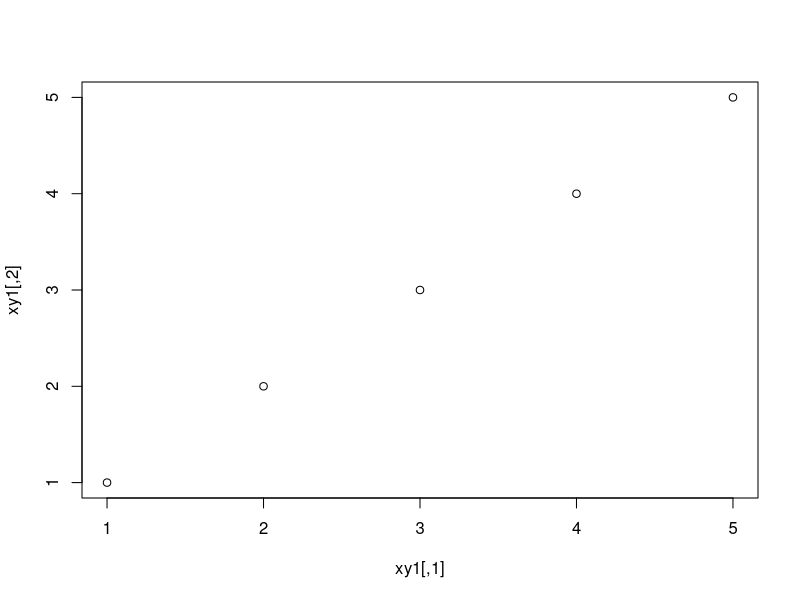
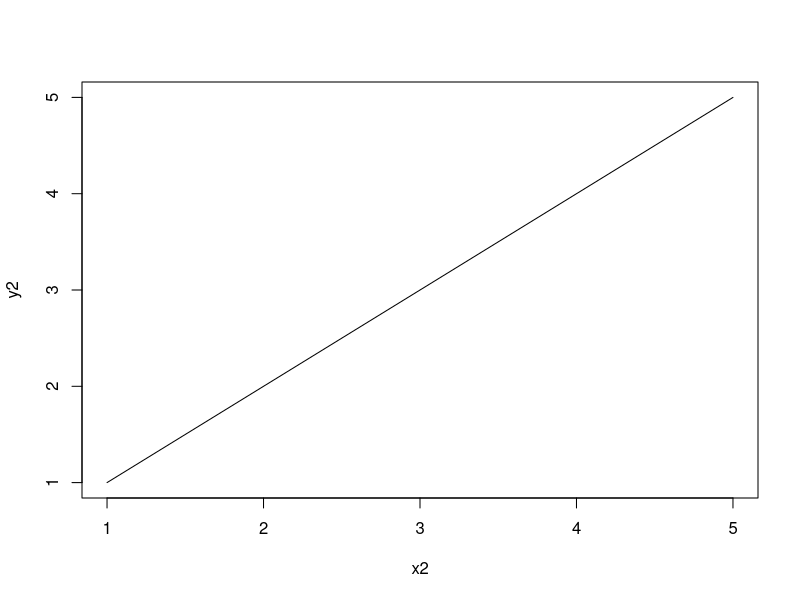
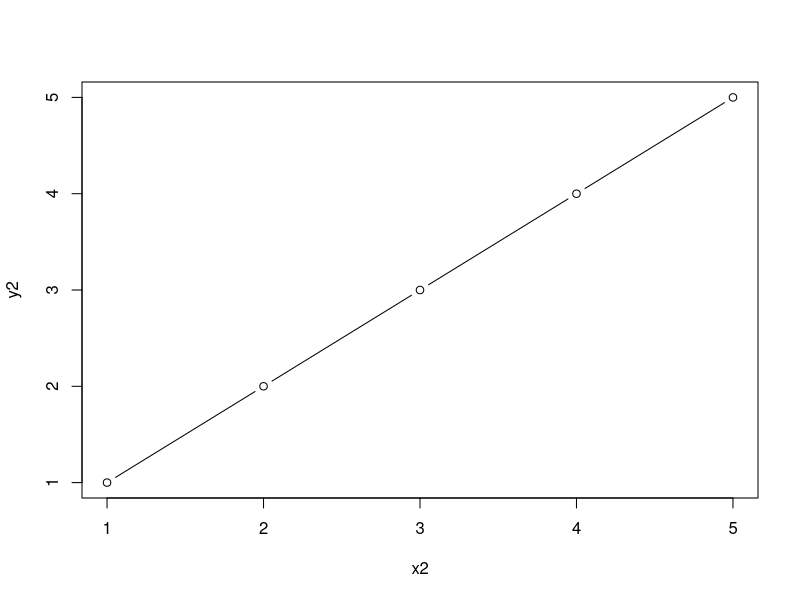
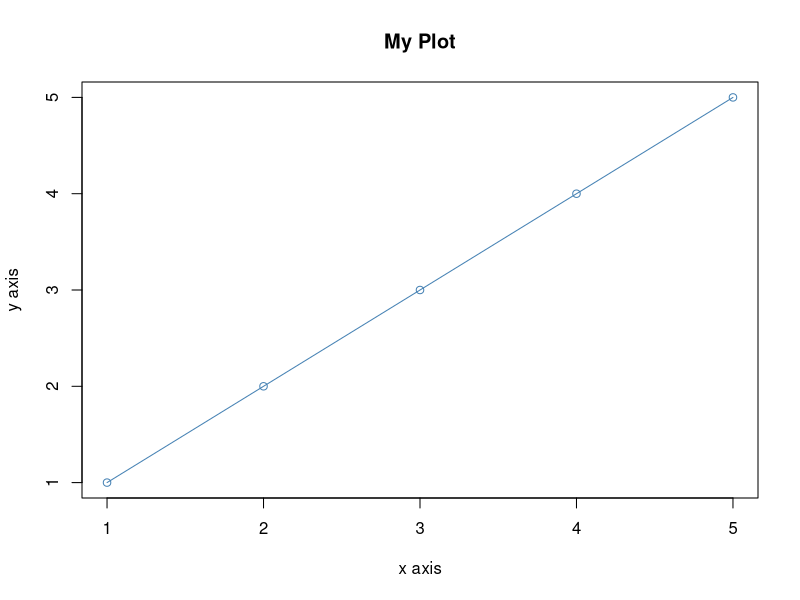
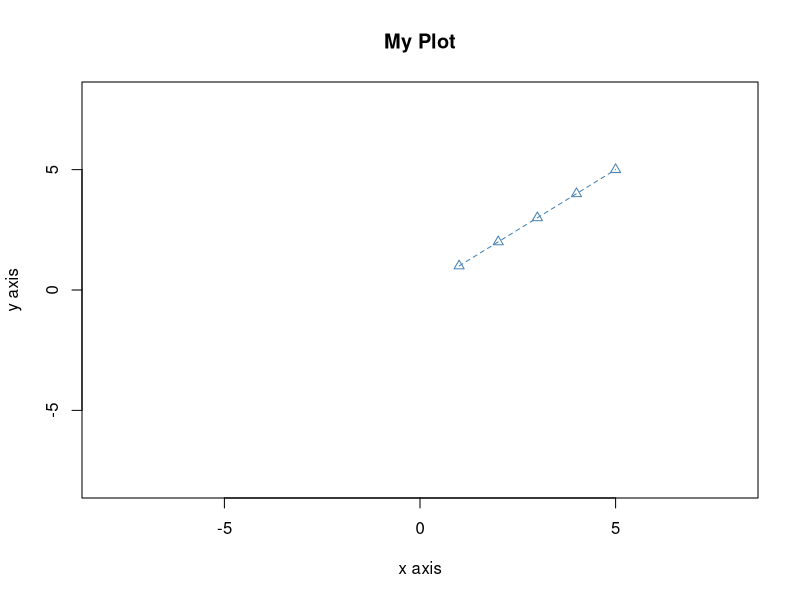
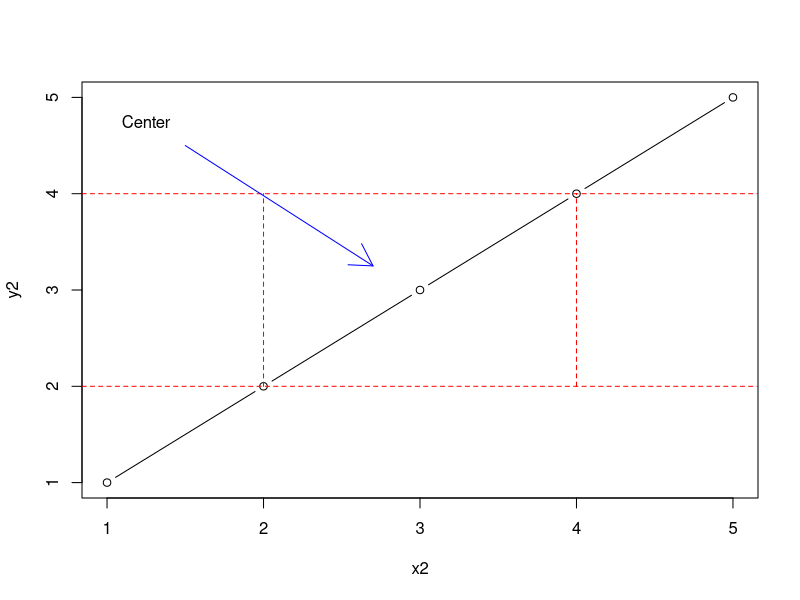
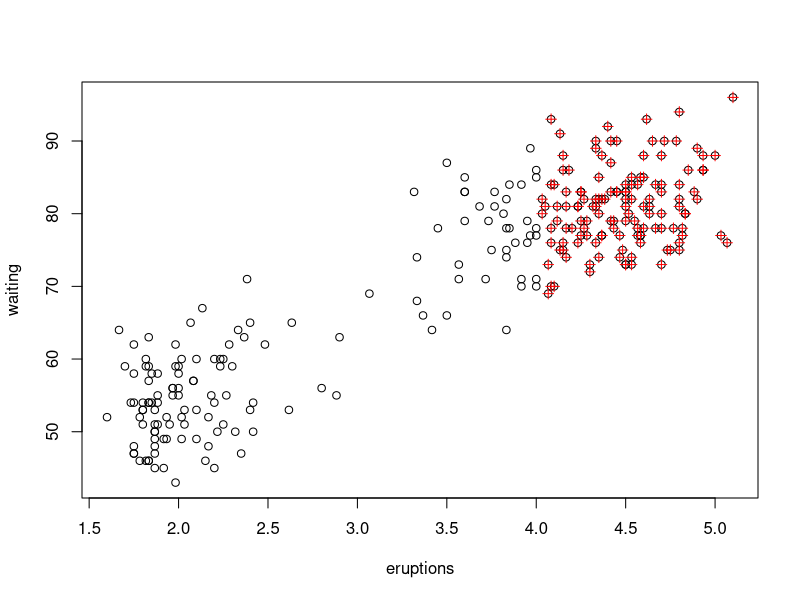

These figures' R source, in order:
# for comments xD

#assignment: can be achieved with = or <-
#example: (variable names can have . )
#header.beaver1 <- head(beaver1)
#printing a variable:
#print(header.beaver1)

#types of data in R:
#print(class(4))
#print(class(4L))
#print(class(T))
#print(class(1 + 4i))
#print(class("Sample"))
#print(class(charToRaw("Sample")))

#Arithmetic operators:
#sprintf("4 + 5 = %d" , 4 + 5)
#sprintf("4 - 5 = %d" , 4 - 5)
#sprintf("4 * 5 = %d" , 4 * 5)
#sprintf("4 / 5 = %1.3f" , 4 / 5)
#sprintf("4 %% 5 = %d" , 4 %% 5)
#sprintf("4 ^ 5 = %d" , 4^5)

##vector:
#numbers = c(3, 2, 0, 1, 8)
##print a vector:
#numbers
#numbers[1]	#1 based not 0
#length(numbers)
#numbers[length(numbers)]
#numbers[-1]
#numbers[c(1,2)]
#numbers[2:3]
#numbers[5] = 1
#numbers[c(4,5)] = 2
#numbers
#sort(numbers, decreasing=T)
#oneToTen = 1:10
#add3 = seq(from= 3, to = 27, by= 3)
#add3
#evens = seq(from = 2, by = 2, length.out = 10)
#evens
#sprintf("4 in evens %s" , 4 %in% evens)
#rep(x = 2, times = 5, each = 2)
#rep(x = c(1, 2, 3), times = 2, each = 2)

##Relational operators:
#sprintf("4 == 5 : %s", 4 == 5)
#sprintf("4 != 5 : %s" ,4 != 5)
#sprintf("4 > 5 : %s" ,4 > 5)
#sprintf("4 < 5 : %s" ,4 < 5)
#sprintf("4 >= 5 : %s" ,4 >= 5)
#sprintf("4 <= 5 : %s" ,4 <= 5)

#oneTo20= c(1:20)
#isEven = oneTo20 %% 2 == 0
#isEven

#justEvens = oneTo20[oneTo20 %% 2 == 0]
#justEvens

##Logic operators:
#cat("TRUE && FALSE = ", T && F, "\n")
#cat("TRUE || FALSE = ", T || F, "\n")
#cat("!TRUE = ", !T, "\n")

##Decision making statements:
#age = 18
#if(age >= 18){
#	print("Drive and Vote")
#}else if(age >= 16){
#	print("Drive")
#}else{
#	print("Wait")
#}
#grade = "C"
#switch(grade,
#       "A" = print("great"),
#       "B" = print("good"),
#       "C" = print("ok"),
#       "D" = print("Bad"),
#       "F" = print("terrible"),
#       print("No such grade"))

##Strings:
#str1 = "This is a string"
#nchar(str1)
#sprintf(" Dog > Egg : %s", "Dog" > "Egg")
#sprintf(" Dog == Egg : %s", "Dog" == "Egg")
#str2 = paste("Owl", "Bear", sep="")
#str2
#substr(x = str2, start = 4, stop = 7)
#sub(pattern = "Owl", replacement = "Hawk", x = str2)
#gsub(pattern = "Egg", replacement = "Chicken", x = "Egg, Egg")
#strVect = strsplit("A dog ran fast" , " ")
#strVect

##Factors:
#direction = c("Up", "Left", "Right", "Down", "Left", "Up")
#factorDir = factor(direction)
#is.factor(factorDir)
#factorDir
#levels(x=factorDir)
#dow = c("Monday", "Tuesday", "Wednesday", "Thursday", "Friday", "Saturday", "Sunday")
#wDays = c("Tuesday", "Thursday", "Monday")
#wdFact = factor(x = wDays, levels = dow, ordered = T)
#wdFact

##Data frames (finally xD)
#customerData = data.frame(name = c("Tom", "Sally", "Sue"),
#			  age = c(43, 28, 35),
#			  stringAsFactors=F)
#customerData
#customerData[1,1]
#customerData[1, 1:2]
#customerData[1:3, 2]
#dim(customerData)
#recordMark = data.frame(name= "Mark", age = 33, stringAsFactors=F)
#customerData = rbind(customerData, recordMark)
#customerData
#
#debt = c(0, 25.50, 36, 48.19)
#customerData = cbind(customerData, debt)
#customerData
#
#owesMoney = customerData[customerData$debt > 0, ]
#owesMoney

##looping:
#num = 5
#repeat{
#	print(num)
#	num = num + 1
#	if(num > 5){
#		break
#	}
#}
#
#while(num > 0){
#	num = num-1
#	if(num %% 2 == 0) {
#		next
#	}
#	print(num)
#}
#
#oneTo5 = 1:5
#for(i in oneTo5){
#	print(i)
#}

##Matrix:
#matrix1 = matrix(data=c(1,2,3,4))
#matrix1
#
#matrix2 = matrix(data = c(1,2,3,4), nrow = 2, ncol = 2)
#matrix2
#
#matrix3 = matrix(data = c(1, 2, 3, 4), nrow = 2, ncol = 2, byrow=T)
#matrix3
#
#dim(matrix3)
#matrix3[1,2]
#matrix3[1,]
#matrix3[,2]
#
#matrix4 = rbind(1:3, 4:6, 7:9)
#matrix4
#
#matrix4[1,1] = 0
#matrix4
#
#matrix4[1,] = c(10, 11, 12)
#matrix4

##arrays:
#array1 = array(data = 1:8, dim = c(2,2,2)) #tridimensional
#array1

##functions:
#getSum = function(num1, num2){
#	return( num1 + num2)
#}
#sprintf("5 + 6 = %d" , getSum(5, 6))
#getDifference = function(num1, num2){
#	num1-num2
#}
#sprintf("5 - 6 = %d" , getDifference(5, 6))
#makeList = function(theString){
#	return(strsplit(theString, " "))
#}
#makeList("Random Words")
#missFunc = function(x){
#	if(missing(x)){
#		return("Missing argument")
#	}else {
#		return(x)
#	}
#}
#missFunc()
#getSumMore = function(...){
#	numList = list(...)
#	sum = 0;
#	for( i in numList ){
#		sum = sum + i
#	}
#	sum
#}
#getSumMore(1, 2, 3 , 4)
##anonymous funcion:
#numList = 1:10
#dblList = (function(x) x * 2)(numList)
#dblList
##nclosure:
#power = function(exp){
#	function(x){
#		x ^ exp
#	}
#}
#cubed = power(3)
#cubed(2)	# 2 ^ 3
#cubed(1:5)	# 1 ^ 3 , 2 ^ 3 ... 5^3
#
#addFunc = list(
#	       add2 = function(x) x + 2,
#	       add3 = function(x) x + 3
#	       )
#addFunc$add2(5)

##Exception handling:
#divide = function(num1, num2){
#	tryCatch(
#		 num1/num2,
#		 error = function(e){
#			 if(is.character(num1) || is.character(num2)){
#				 print("Cant divide with strings")
#			 }
#		 }
#	)
#}
#divide(10, "5")

##file i/o
#myPeople = read.table(file="people.txt",
#			header=T, sep=" ",
#			na.strings=" ",
#			stringsAsFactors=F)
#myPeople

#plotting:
xy1 = matrix(data=c(1,2,3,4,5,1,2,3,4,5), nrow=5, ncol=5)
plot(xy1)	#when ploting, if you are using something as Rscript as I do, your plot will be generated as a pdf file :)

x2 = c(1,2,3,4,5)
y2 = c(1,2,3,4,5)
plot(x2, y2, type = "l")	#actually all the plots will be outputed to the same file , thats nice !
plot(x2, y2, type = "b")
plot(x2, y2, type = "o", main = "My Plot" , xlab = "x axis", ylab = "y axis", col = "steelblue")
plot(x2, y2, type = "o", pch = 2, lty = 2, main = "My Plot" , xlab = "x axis", ylab = "y axis", col = "steelblue", xlim = c(-8, 8), ylim = c(-8,8))

plot(x2, y2, type = "b")
abline(h = c(2,4), col = "red" , lty = 2)
segments(x0=c(2,4), y0= c(2,2), x1 = c(2,4), y1 = c(4,4), col = "red" , lty = 2)
arrows(x0 = 1.5, y0 = 4.5, x1 = 2.7, y1 = 3.25, col = "blue")
text(x = 1.25, y = 4.75, labels = "Center")

plot(faithful)
eruptions4 = with(faithful, faithful[eruptions > 4, ])
points(eruptions4, col = "red", pch = 3)





























